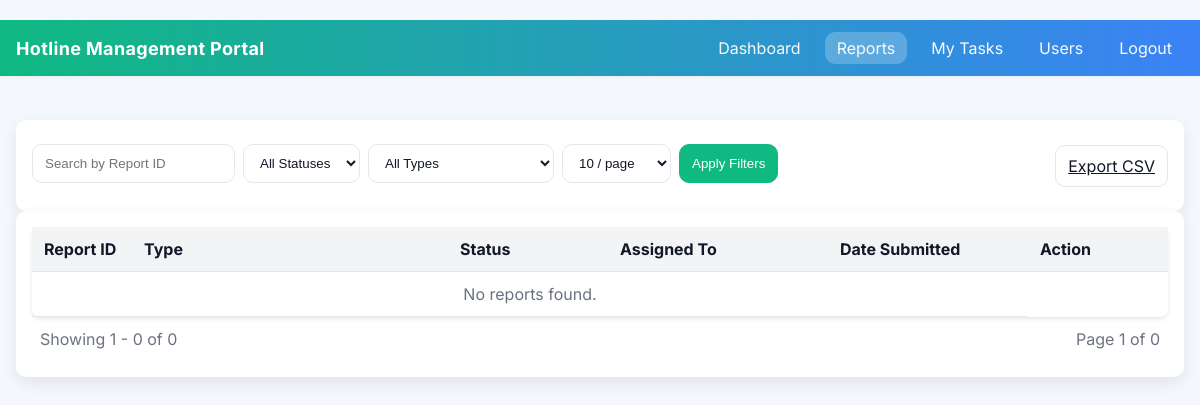
The app's page /reports (signed in), older data.
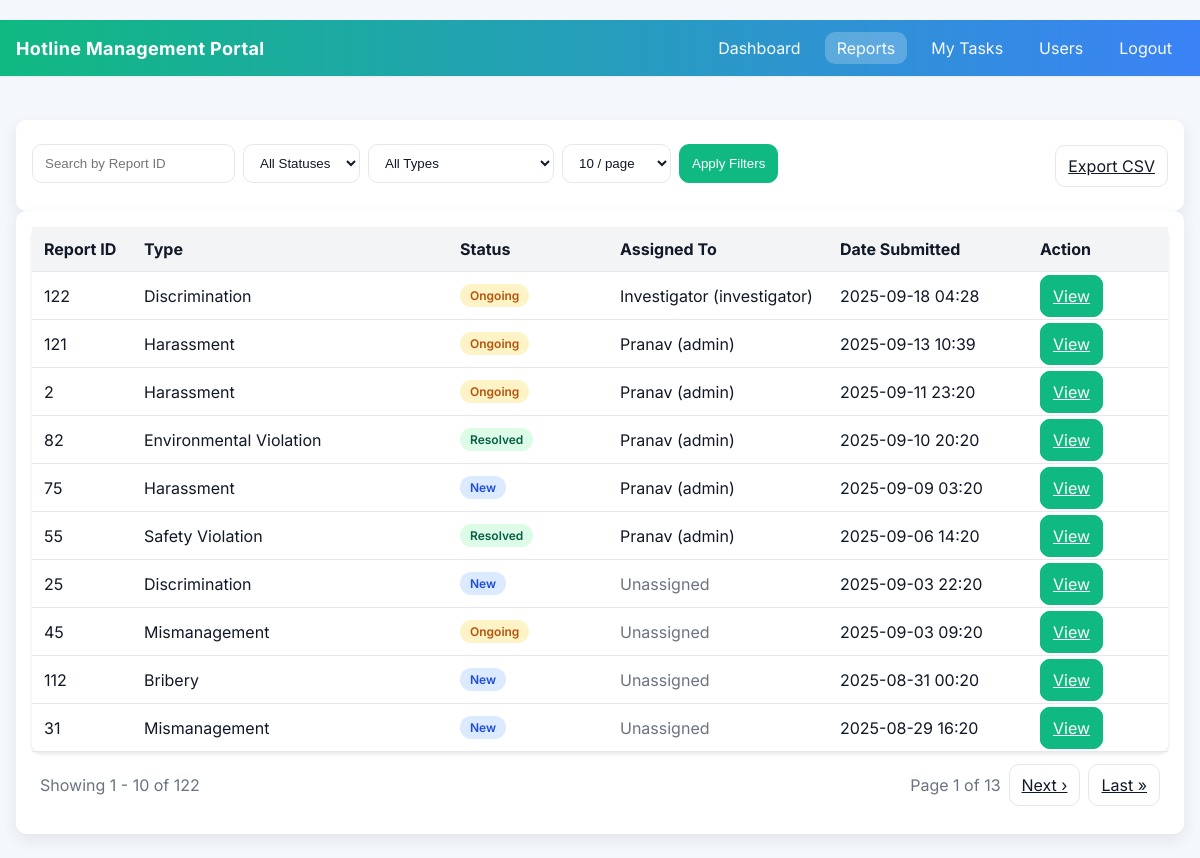
The same page, newer data.
### models.py (models this page shows, shortened)
class Report(db.Model):
    __tablename__ = 'report'
    __table_args__ = {'extend_existing': True}  # Allow redefining the table if necessary
    id = db.Column(db.Integer, primary_key=True)
    timestamp = db.Column(db.DateTime, default=datetime.utcnow)  # Timestamp of the report submission
    status = db.Column(db.String(50))  # 'New', 'Ongoing', 'Resolved'
    report_type = db.Column(db.String(100), nullable=False)  # Type of the report (e.g., Fraud, Safety)
    report_details = db.Column(db.String(500), nullable=False)  # Detailed description of the report
    anonymous_contact = db.Column(db.String(100), nullable=True)  # Optional anonymous contact information
    access_code = db.Column(db.String(100), unique=True, nullable=False)  # Unique access code for each report
    password_hash = db.Column(db.String(100), nullable=False)  # Hashed password for the report
    file_name = db.Column(db.String(255), nullable=True)  # Store the filename of the uploaded file
    assigned_user_id = db.Column(db.Integer, db.ForeignKey('user.id'), nullable=True)
    assigned_user = db.relationship('User', foreign_keys=[assigned_user_id])
    harassment_details = db.Column(db.String(1000), nullable=True)  # Detailed harassment incident description
    harassment_type = db.Column(db.String(100), nullable=True)  # Type of harassment (verbal, physical, etc.)
    harassment_frequent = db.Column(db.String(100), nullable=True)  # Frequency of harassment
    harassment_witnesses = db.Column(db.String(255), nullable=True)  # Witnesses to the harassment
    harassment_previous_reports = db.Column(db.String(100), nullable=True)  # Whether it has been reported before
    harassment_reporting_person = db.Column(db.String(255), nullable=True)  # Person to whom the incident was reported
    harassment_response = db.Column(db.String(1000), nullable=True)  # Response to previous reports
    fraud_details = db.Column(db.String(1000), nullable=True)
    fraud_involved = db.Column(db.String(255), nullable=True)
    fraud_date = db.Column(db.String(100), nullable=True)
    discrimination_details = db.Column(db.String(1000), nullable=True)
    discrimination_basis = db.Column(db.String(255), nullable=True)
    safety_violation_details = db.Column(db.String(1000), nullable=True)
    safety_violation_date = db.Column(db.String(100), nullable=True)
    conflict_details = db.Column(db.String(1000), nullable=True)
    conflict_involved = db.Column(db.String(255), nullable=True)
    bribery_details = db.Column(db.String(1000), nullable=True)
    bribery_involved = db.Column(db.String(255), nullable=True)
    environment_violation_details = db.Column(db.String(1000), nullable=True)
    environment_violation_date = db.Column(db.String(100), nullable=True)
    mismanagement_details = db.Column(db.String(1000), nullable=True)
    mismanagement_responsible = db.Column(db.String(255), nullable=True)
    other_details = db.Column(db.String(1000), nullable=True)
    investigator_notes = db.Column(db.Text, nullable=True)
    involved_parties = db.Column(db.Text, nullable=True)
    investigator_conclusion = db.Column(db.Text, nullable=True)
    investigation_updated_at = db.Column(db.DateTime, nullable=True)

class User(db.Model):
    id = db.Column(db.Integer, primary_key=True)
    name = db.Column(db.String(100), nullable=False)
    email = db.Column(db.String(100), nullable=False, unique=True)
    role = db.Column(db.String(50), nullable=False, default='investigator')  # 'investigator' or 'admin'
    password_hash = db.Column(db.String(128), nullable=False)

### routes.py (the view)
    @app.route('/reports', methods=['GET'])
    def reports():
        if not session.get('user_id'):
            return redirect(url_for('login'))
        status = request.args.get('status', '').strip()
        report_type = request.args.get('report_type', '').strip()
        search = request.args.get('search', '').strip()
        query = Report.query
        if status:
            smap = {'pending': 'New', 'investigating': 'Ongoing', 'completed': 'Resolved'}
            status_norm = smap.get(status, status)
            query = query.filter_by(status=status_norm)
        if report_type:
            rtype_norm = report_type.replace(' ', '_')
            query = query.filter_by(report_type=rtype_norm)
        if search:
            query = query.filter(Report.id == search)  # Search by Report ID
        page = request.args.get('page', 1, type=int)
        per_page = request.args.get('per_page', 10, type=int)
        pagination = query.order_by(Report.timestamp.desc()).paginate(page=page, per_page=per_page, error_out=False)
        return render_template(
            'dashboard/reports.html',
            reports=pagination.items,
            pagination=pagination,
        )

### templates/dashboard/reports.html (shortened to what this page needs)
﻿<!DOCTYPE html>
<html lang="en">
<head>
    <link href="https://cdnjs.cloudflare.com/ajax/libs/font-awesome/5.15.4/css/all.min.css" rel="stylesheet">
    <link href="{{ url_for('static', filename='css/style.css') }}" rel="stylesheet">
</head>
<body>
{% include 'partials/header.html' %}
<div class="container">
    <div class="card toolbar">
        <form class="filters" method="GET" action="{{ url_for('reports') }}" style="flex:1;">
            <input type="text" name="search" placeholder="Search by Report ID" value="{{ request.args.get('search', '') }}">
            <select name="status" aria-label="Status filter">
                <option value="">All Statuses</option>
            </select>
            <select name="report_type" aria-label="Type filter">
                <option value="">All Types</option>
            </select>
            <select name="per_page" aria-label="Results per page">
                {% set pp = request.args.get('per_page', '10') %}
                <option value="10" {% if pp == '10' %}selected{% endif %}>10 / page</option>
            </select>
            <button class="btn primary" type="submit">Apply Filters</button>
        </form>
        <a class="btn" href="{{ url_for('export_reports', status=request.args.get('status',''), report_type=request.args.get('report_type',''), search=request.args.get('search','')) }}">Export CSV</a>
    </div>
    <div class="card reports">
        <table>
            <thead>
                <tr>
                    <th style="width:100px" class="sortable" data-type="num">Report ID</th>
                    <th class="sortable" data-type="text">Type</th>
                    <th style="width:160px" class="sortable" data-type="status">Status</th>
                    <th style="width:220px">Assigned To</th>
                    <th style="width:200px" class="sortable" data-type="date">Date Submitted</th>
                    <th style="width:140px">Action</th>
                </tr>
            </thead>
            <tbody>
                {% if reports %}
                    {% for report in reports %}
                        <tr>
                            <td>{{ report.id }}</td>
                            <td>{{ report.report_type|replace('_',' ') }}</td>
                            <td>
                                {% set st = (report.status or 'New').lower() %}
                                <span class="status-chip {% if st == 'resolved' %}status-resolved{% elif st == 'ongoing' %}status-ongoing{% else %}status-new{% endif %}">{{ report.status }}</span>
                            </td>
                            <td>
                                {% if report.assigned_user %}
                                    {{ report.assigned_user.name }} ({{ report.assigned_user.role }})
                                {% else %}
                                    <span class="muted">Unassigned</span>
                                {% endif %}
                            </td>
                            <td>{{ report.timestamp.strftime('%Y-%m-%d %H:%M') }}</td>
                            <td>
                                <a class="btn primary" href="{{ url_for('report_detail', report_id=report.id) }}">View</a>
                            </td>
                        </tr>
                    {% endfor %}
                {% else %}
                    <tr>
                        <td colspan="5" class="muted" style="text-align:center">No reports found.</td>
                    </tr>
                {% endif %}
            </tbody>
        </table>
        {% if pagination %}
        <div style="display:flex;justify-content:space-between;align-items:center;padding:12px 8px;gap:12px;">
            <div class="muted">
                {% set start = (pagination.page - 1) * pagination.per_page + 1 %}
                {% set end = (pagination.page - 1) * pagination.per_page + reports|length %}
                Showing {{ start }} - {{ end }} of {{ pagination.total }}
            </div>
            <div style="display:flex;gap:8px;align-items:center;">
                <span class="muted">Page {{ pagination.page }} of {{ pagination.pages }}</span>
                {% if pagination.has_next %}
                    <a class="btn" href="{{ url_for('reports', page=pagination.next_num, status=request.args.get('status',''), report_type=request.args.get('report_type',''), search=request.args.get('search',''), per_page=request.args.get('per_page', pagination.per_page)) }}">Next &rsaquo;</a>
                    <a class="btn" href="{{ url_for('reports', page=pagination.pages, status=request.args.get('status',''), report_type=request.args.get('report_type',''), search=request.args.get('search',''), per_page=request.args.get('per_page', pagination.per_page)) }}">Last &raquo;</a>
                {% endif %}
            </div>
        </div>
        {% endif %}
    </div>
</div>
</body>
</html>

### templates/partials/header.html (shortened to what this page needs)
﻿<header class="app-header">
  <div class="app-header__inner">
    <a href="{{ url_for('dashboard') if session.get('user_id') else url_for('index') }}" class="app-header__brand">Hotline Management Portal</a>
    <nav id="appNavLinks" class="app-header__nav">
      {% set role = (session.get('role') or '').lower() %}
      {% if session.get('user_id') %}
        <a href="{{ url_for('dashboard') }}" class="{% if request.endpoint == 'dashboard' %}active{% endif %}">Dashboard</a>
        {% if role in ['admin'] %}
          <a href="{{ url_for('reports') }}" class="{% if request.endpoint == 'reports' %}active{% endif %}">Reports</a>
        {% endif %}
        {% if role in ['admin','investigator'] %}
          <a href="{{ url_for('my_tasks') }}" class="{% if request.endpoint == 'my_tasks' %}active{% endif %}">My Tasks</a>
        {% endif %}
        {% if role in ['admin'] %}
          <a href="{{ url_for('manage_users') }}" class="{% if request.endpoint == 'manage_users' %}active{% endif %}">Users</a>
        {% endif %}
        <a href="{{ url_for('logout') }}">Logout</a>
      {% else %}
        <a href="{{ url_for('index') }}" class="{% if request.endpoint == 'index' %}active{% endif %}">Home</a>
        <a href="{{ url_for('login') }}" class="{% if request.endpoint == 'login' %}active{% endif %}">Investigator Login</a>
      {% endif %}
    </nav>
  </div>
</header>

### static/css/style.css (style rules this page uses)
:root { --bg:#f4f7fc;--card:#fff;--text:#111827;--muted:#6b7280; --brand:#10b981;--brand-2:#3b82f6;--brand-3:#f59e0b;--danger:#ef4444; --border:#e5e7eb; --th-bg:#f3f4f6; --space-1:4px; --space-2:8px; --space-3:12px; --space-4:16px; --space-5:20px; --space-6:24px; --space-8:32px; --radius-sm:6px; --radius-md:10px; --radius-lg:14px; --shadow-sm:0 1px 2px rgba(0,0,0,.06); --shadow-md:0 6px 16px rgba(0,0,0,.08); --shadow-lg:0 20px 40px rgba(0,0,0,.12); }
* { box-sizing:border-box }
html { color-scheme: light }
body { margin:0;font-family:Inter,system-ui,-apple-system,Segoe UI,Roboto,Helvetica,Arial,sans-serif;background:var(--bg);color:var(--text) }
a { color:inherit }
.container { max-width:1400px;margin:var(--space-6) auto;padding:0 var(--space-4) }
.header, .container { transition: margin-left .25s ease }
.toolbar { display:flex;align-items:center;gap:12px;justify-content:space-between }
.card { background:var(--card);border-radius:var(--radius-md);box-shadow:var(--shadow-md);padding:var(--space-4) }
.filters { display:flex;gap:8px;margin:8px 0 12px;flex-wrap:wrap }
.filters input,.filters select { padding:10px 12px;border:1px solid var(--border);border-radius:var(--radius-md);background:var(--card);color:var(--text) }
.btn { padding:10px 12px;border:1px solid var(--border);border-radius:var(--radius-md);background:var(--card);color:var(--text) }
.btn { cursor:pointer }
.btn.primary { background:var(--brand);border-color:var(--brand);color:#fff }
.reports table { width:100%;border-collapse:collapse;background:var(--card);border-radius:8px;box-shadow:0 2px 4px rgba(0,0,0,.1) }
.reports th,.reports td { text-align:left;padding:12px;border-bottom:1px solid var(--border) }
.reports th { background:var(--th-bg);color:var(--text) }
.muted { color:var(--muted) }
.status-chip { display:inline-block;padding:4px 10px;border-radius:999px;font-size:12px;font-weight:600 }
.status-new { background:#dbeafe;color:#1d4ed8 }
.status-ongoing { background:#fef3c7;color:#b45309 }
.status-resolved { background:#dcfce7;color:#065f46 }
body,.card,.container,.reports table,.reports th,.reports td,input,select,textarea,.btn { transition: background-color .2s ease, color .2s ease, border-color .2s ease; }
.app-header { position:sticky; top:0; background:linear-gradient(90deg,var(--brand),var(--brand-2)); color:#fff; box-shadow:var(--shadow-sm); z-index:200; }
.app-header__inner { display:flex; align-items:center; justify-content:space-between; max-width:1400px; margin:0 auto; padding:12px var(--space-4); gap:var(--space-4); }
.app-header__brand { font-weight:700; letter-spacing:.02em; text-decoration:none; color:#fff; font-size:18px; }
.app-header__nav { display:flex; gap:var(--space-3); align-items:center; }
.app-header__nav a { color:#f8fafc; text-decoration:none; padding:6px 12px; border-radius:var(--radius-md); transition:background .2s ease; }
.app-header__nav a:hover, .app-header__nav a.active { background:rgba(255,255,255,.22); }

Row changes from the older to the newer data that the page shows:
added Report: id "122", report_type "Discrimination", status "Ongoing", assigned_user.name "Investigator", assigned_user.role "investigator", timestamp "2025-09-18 04:28"
added Report: id "121", report_type "Harassment", status "Ongoing", assigned_user.name "Pranav", assigned_user.role "admin", timestamp "2025-09-13 10:39"
added Report: id "2", report_type "Harassment", status "Ongoing", assigned_user.name "Pranav", assigned_user.role "admin", timestamp "2025-09-11 23:20"
added Report: id "82", report_type "Environmental Violation", status "Resolved", assigned_user.name "Pranav", assigned_user.role "admin", timestamp "2025-09-10 20:20"
added Report: id "75", report_type "Harassment", status "New", assigned_user.name "Pranav", assigned_user.role "admin", timestamp "2025-09-09 03:20"
added Report: id "55", report_type "Safety Violation", status "Resolved", assigned_user.name "Pranav", assigned_user.role "admin", timestamp "2025-09-06 14:20"
added Report: id "25", report_type "Discrimination", status "New", shows "Unassigned", timestamp "2025-09-03 22:20"
added Report: id "45", report_type "Mismanagement", status "Ongoing", shows "Unassigned", timestamp "2025-09-03 09:20"
added Report: id "112", report_type "Bribery", status "New", shows "Unassigned", timestamp "2025-08-31 00:20"
added Report: id "31", report_type "Mismanagement", status "New", shows "Unassigned", timestamp "2025-08-29 16:20"
Text that changed along with them:
{{ end }}: "0" → "10"
{{ pagination.total }}: "0" → "122"
{{ pagination.pages }}: "0" → "13"
text no longer shown: "No reports found."
text now shown: "Next › Last »"
